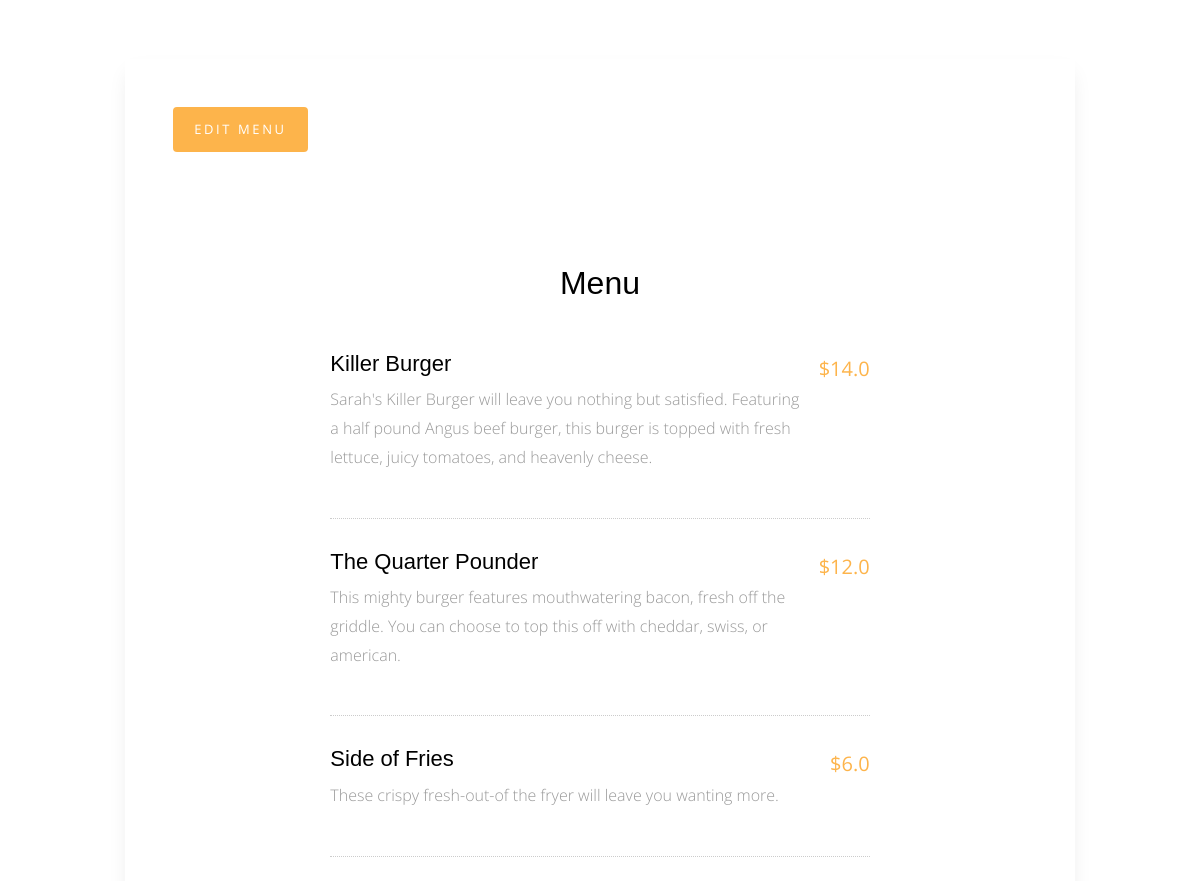
The app's page /website/restaurant/11/ (middle part), older data.
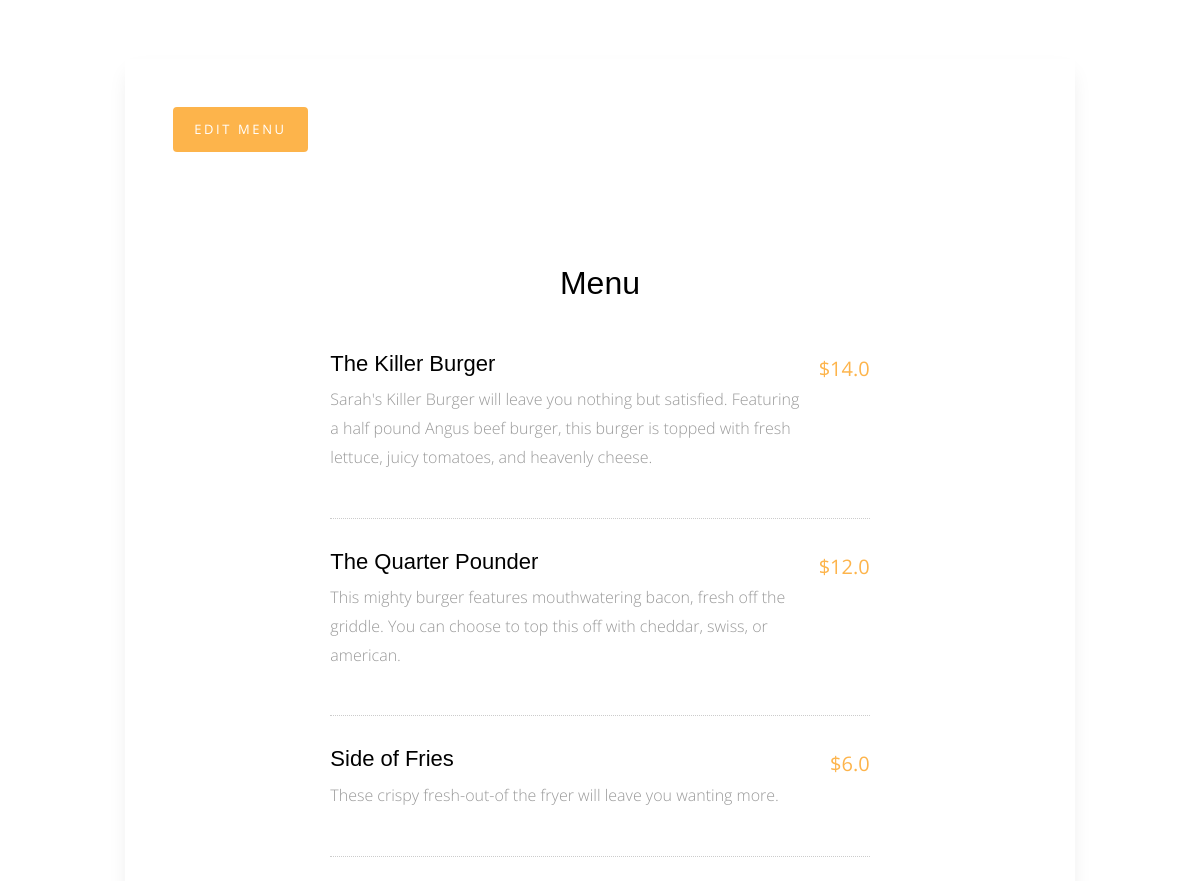
The same page, newer data.
### website/models.py (models this page shows, shortened)
class MenuItem(models.Model):
    restaurant = models.ForeignKey(Restaurant, on_delete=models.CASCADE)
    menu_item_name = models.CharField(max_length=200)
    menu_item_description = models.CharField(max_length=200)
    menu_item_price = models.FloatField(default=0)

### website/views.py (the view)
# urls.py: path('restaurant/<int:restaurant_id>/', views.restaurant, name='restaurant'),
def restaurant(request, restaurant_id):
    restaurant = get_object_or_404(Restaurant, pk=restaurant_id)
    menu_list = MenuItem.objects.filter(restaurant__pk = restaurant_id)
    context = {'restaurant' : restaurant, 'menu_list' : menu_list, 'restaurant_id' : restaurant_id}
    return render(request, 'website/restaurant-business-side.html', context)

### website/templates/website/restaurant-business-side.html (shortened to what this page needs)
{% extends 'base_restaurant.html' %}
{% load static %}
{% block body %}
      <div class="main-wrap">
        <div class="section" data-aos="fade-up">
          <div class="container">
            <div class="row justify-content-center mb-5">
              <div class="col-md-8  text-center">
<button class="btn btn-group-sm" onclick="location.href='/website/table_list/{{ restaurant_id }}';">View Current Tables</button><br><br>
              </div>
            </div>
            <div class="row justify-content-center">
              <div class="col-md-10 p-5 form-wrap">
                  <button class="btn btn-primary" onclick="location.href='/website/restaurant/edit_menu/{{ restaurant_id  }}';">Edit Menu</button>
<div class="section">
  <div class="container">
    <div class="row justify-content-center">
      <div class="col-md-8" data-aos="fade-up">
        <h2 class="mb-5 text-center">Menu</h2>
        {% if menu_list %}
          {% for menu_item in menu_list %}
            <div class="d-block d-md-flex menu-food-item">
              <div class="text order-1 mb-3">
                <h3><a href="/website/restaurant/edit_menu_item/{{ menu_item.id }}">{{ menu_item.menu_item_name}}</a></h3>
                <p>{{ menu_item.menu_item_description}}</p>
              </div>
              <div class="price order-2">
                <strong>${{ menu_item.menu_item_price }}</strong>
              </div>
            </div>
          {% endfor %}
        {% else %}
          <p>No menu items are available.</p>
      {% endif %}
      </div>
    </div>
  </div>
</div>
 </div>
            </div>
          </div>
        </div>
              </div>
            </div>
{% endblock body %}

Row changes from the older to the newer data that the page shows:
changed MenuItem: menu_item_name "Killer Burger" → "The Killer Burger"
